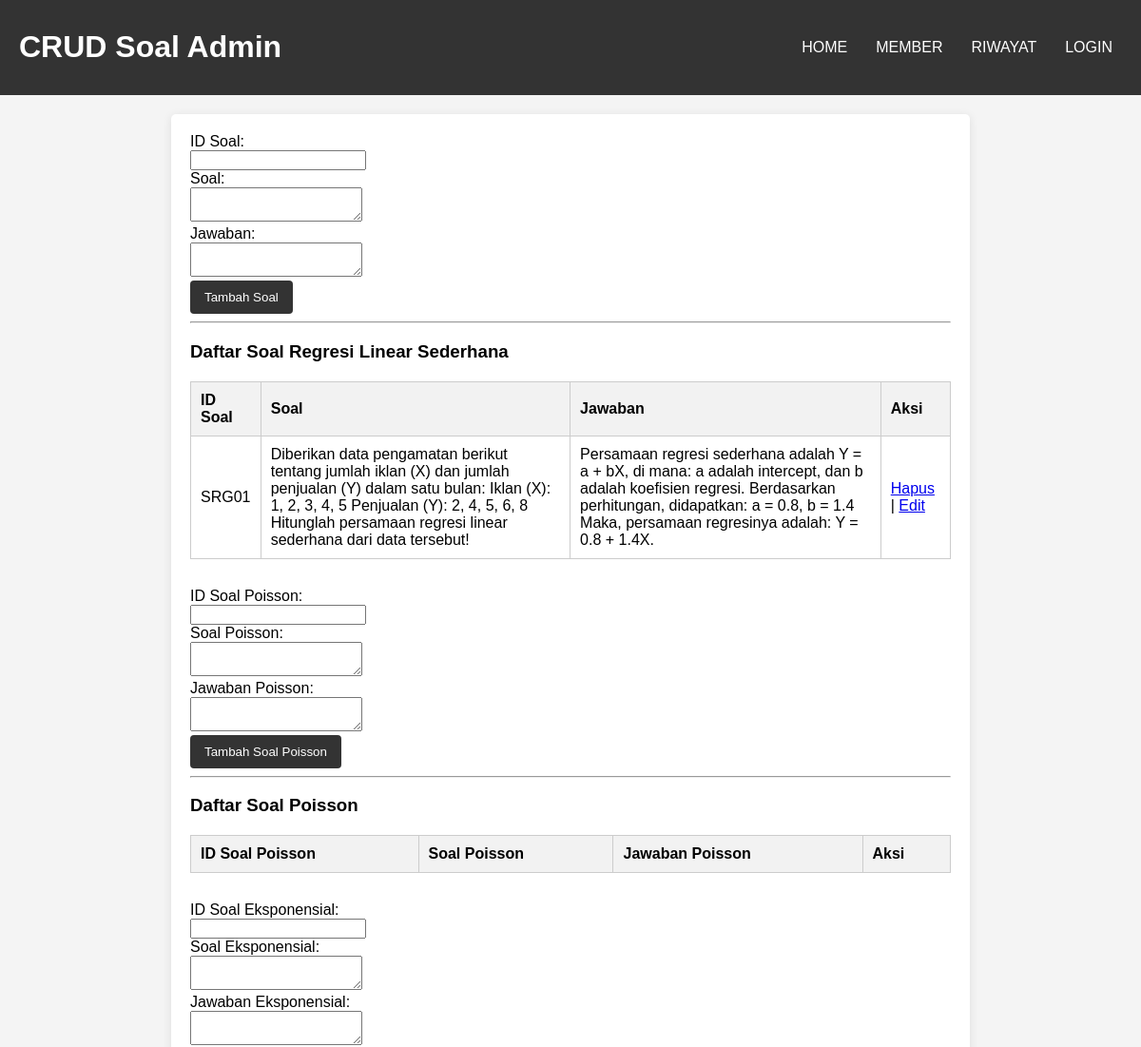
The app's page /crud_soal.php (upper part), older data.
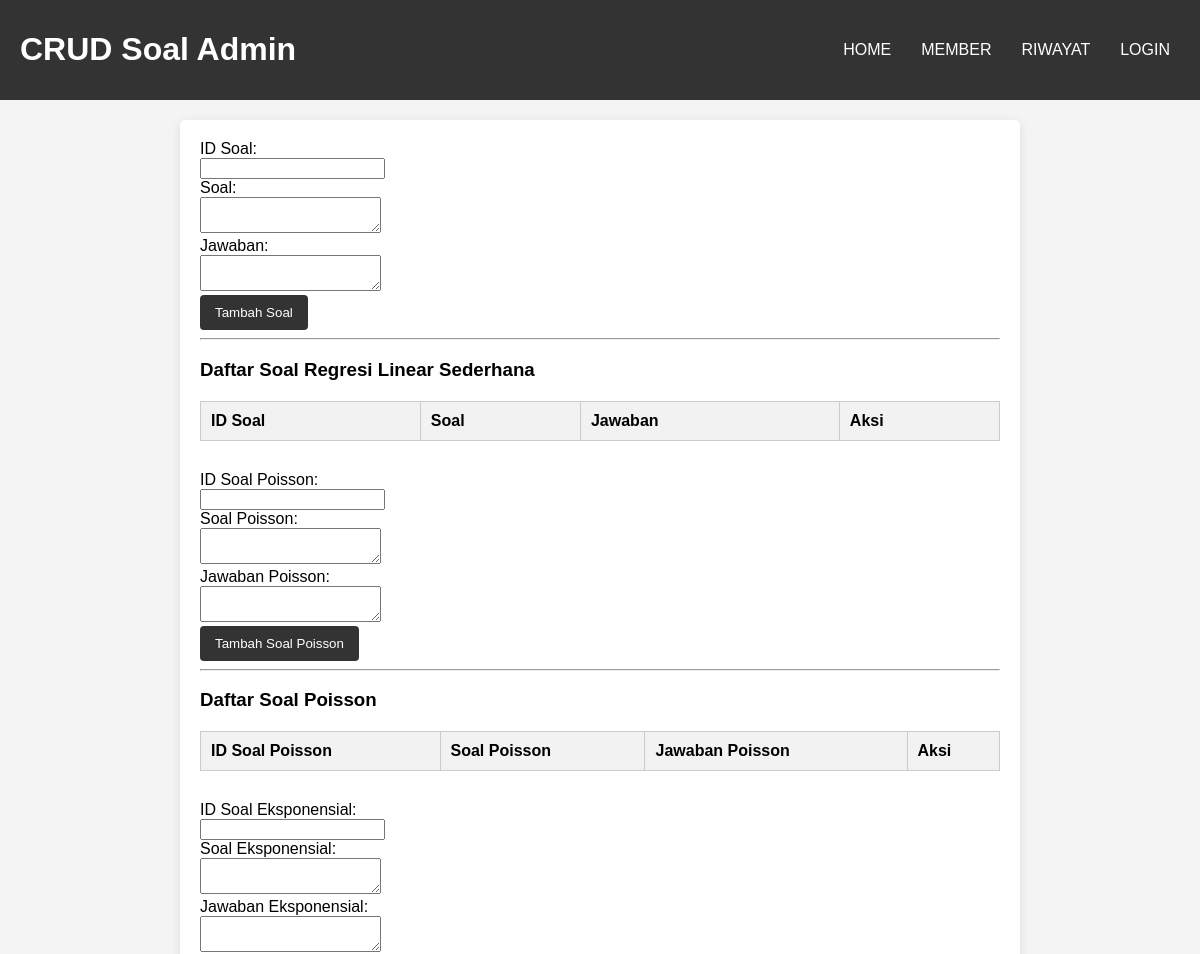
The same page, newer data.
### tables this page shows
CREATE TABLE `soal_regresi` (
  `id_soal` varchar(5) NOT NULL,
  `soal` longtext NOT NULL,
  `jawaban` longtext NOT NULL
);

### crud_soal.php (the view, shortened to what this page needs)
<?php
include 'connect.php';
?>
<!DOCTYPE html>
<html lang="id">
<head>
</head>
<body>
<div class="header">
    <h1>CRUD Soal Admin</h1>
    <nav>
        <a href="home1.php">HOME</a>
        <a href="member.php">MEMBER</a>
        <a href="riwayat.php">RIWAYAT</a>
        <?php if (isset($_SESSION['admin'])): ?>
            <a href="logout.php">LOGOUT</a>
        <?php else: ?>
            <a href="login.php">LOGIN</a>
        <?php endif; ?>
    </nav>
</div>
<div class="container">
    <div class="crud_topik">
    <form method="POST" action="">
        <label>ID Soal:</label><br>
        <input type="text" name="id_soal" required><br>
        <label>Soal:</label><br>
        <textarea name="soal" required></textarea><br>
        <label>Jawaban:</label><br>
        <textarea name="jawaban" required></textarea><br>
        <button type="submit" name="submit">Tambah Soal</button>
    </form>
    <hr>
    <h3>Daftar Soal Regresi Linear Sederhana</h3>
    <table>
        <tr>
            <th>ID Soal</th>
            <th>Soal</th>
            <th>Jawaban</th>
            <th>Aksi</th>
        </tr>
        <?php
        $query = "SELECT * FROM soal_regresi";
        $result = mysqli_query($connect, $query);
        while ($row = mysqli_fetch_assoc($result)) {
            echo "<tr>
                    <td>{$row['id_soal']}</td>
                    <td>{$row['soal']}</td>
                    <td>{$row['jawaban']}</td>
                    <td>
                        <a href='?delete={$row['id_soal']}'>Hapus</a> |
                        <a href='crud_soal.php?id={$row['id_soal']}'>Edit</a>
                    </td>
                  </tr>";
        }
        ?>
    </table>
    </div>
    <div class="crud_topik">
    <form method="POST" action="">
        <label>ID Soal Poisson:</label><br>
        <input type="text" name="id_soal" required><br>
        <label>Soal Poisson:</label><br>
        <textarea name="soal" required></textarea><br>
        <label>Jawaban Poisson:</label><br>
        <textarea name="jawaban" required></textarea><br>
        <button type="submit" name="submit_poisson">Tambah Soal Poisson</button>
    </form>
    <hr>
    <h3>Daftar Soal Poisson</h3>
    <table>
        <tr>
            <th>ID Soal Poisson</th>
            <th>Soal Poisson</th>
            <th>Jawaban Poisson</th>
            <th>Aksi</th>
        </tr>
    </table>
    </div>
    <div class="crud_topik">
    <form method="POST" action="">
        <label>ID Soal Eksponensial:</label><br>
        <input type="text" name="id_soal" required><br>
        <label>Soal Eksponensial:</label><br>
        <textarea name="soal" required></textarea><br>
        <label>Jawaban Eksponensial:</label><br>
        <textarea name="jawaban" required></textarea><br>
    </form>
    </div>
</div>
</body>
</html>

Row changes from the older to the newer data that the page shows:
removed soal_regresi: id_soal "SRG01", soal "Diberikan data pengamatan berikut tentang jumlah iklan (X) dan jumlah penjualan (Y) dalam satu bulan: Iklan (X): 1, 2, 3, 4, 5 Penjualan (Y): 2, 4, 5, 6, 8 Hitunglah persamaan regresi linear sederhana dari data tersebut!", jawaban "Persamaan regresi sederhana adalah Y = a + bX, di mana: a adalah intercept, dan b adalah koefisien regresi. Berdasarkan perhitungan, didapatkan: a = 0.8, b = 1.4 Maka, persamaan regresinya adalah: Y = 0.8 + 1.4X."
